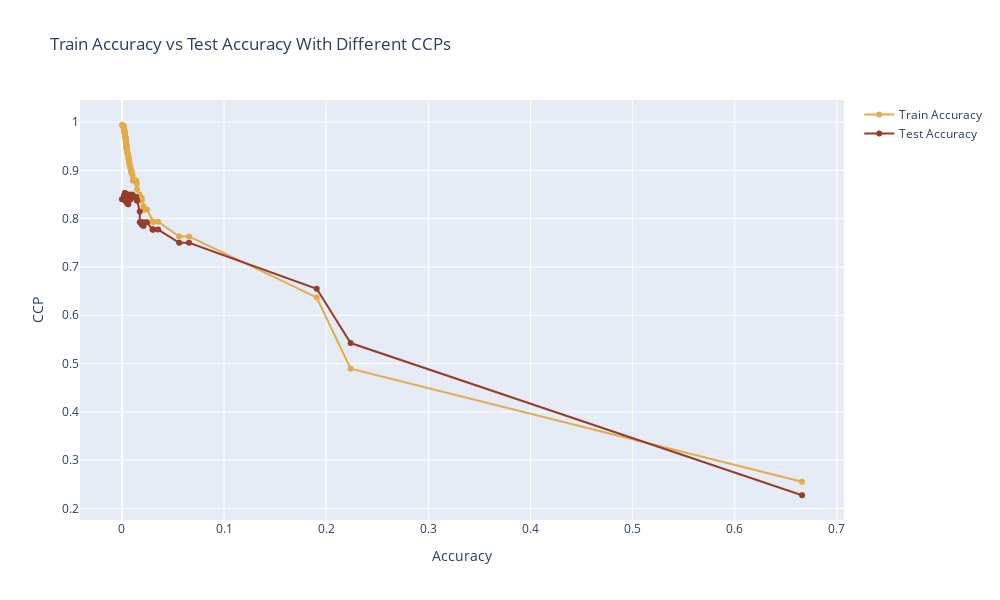

Notebook code for this chart:
### Code cell
## Menemukan cost complexity alpah
clfs = []
train_accuracy = []
test_accuracy = []
for n in ccp_alphas:
    model_best_alpha = DecisionTreeClassifier(criterion='entropy', max_depth = 9,random_state=0, ccp_alpha=n)
    model_best_alpha.fit(X_train, y_train)
    clfs.append(model_best_alpha)
    train_accuracy.append(model_best_alpha.score(X_train, y_train))
    test_accuracy.append(model_best_alpha.score(X_test, y_test))
    
print("Number of nodes in the last tree is: {} with ccp_alpha: {}".format(clfs[-1].tree_.node_count, ccp_alphas[-1]))

#plotting
fig = go.Figure()
fig.add_trace(go.Scatter(x=ccp_alphas, y=train_accuracy,
                    mode='lines+markers',
                    name='Train Accuracy',
                        line = dict(color='#E2AC48' , width=2)))
fig.add_trace(go.Scatter(x=ccp_alphas, y=test_accuracy,
                    mode='lines+markers',
                    name='Test Accuracy',
                        line = dict(color='#983C2D' , width=2)))
fig.update_layout(
    title='Train Accuracy vs Test Accuracy With Different CCPs',
    xaxis_title='Accuracy',
    yaxis_title='CCP',
    width=1000, 
    height=600,
    # plot_bgcolor='#DEE0D5'
)
cmap = ['#DEE0D5' ,'#A7C5C5' ,  '#E2AC48' , '#B96028' , ]
fig.show()
